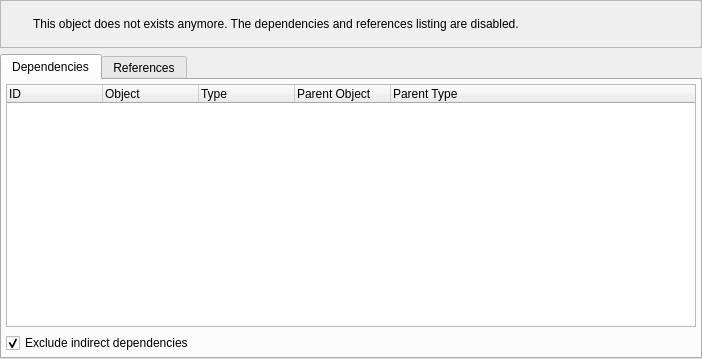
<?xml version="1.0" encoding="UTF-8"?>
<ui version="4.0">
 <class>ObjectDepsRefsWidget</class>
 <widget class="QWidget" name="ObjectDepsRefsWidget">
  <property name="geometry">
   <rect>
    <x>0</x>
    <y>0</y>
    <width>702</width>
    <height>359</height>
   </rect>
  </property>
  <property name="windowTitle">
   <string>Object's dependencies &amp; references</string>
  </property>
  <property name="windowIcon">
   <iconset resource="../res/resources.qrc">
    <normaloff>:/icones/icones/pgsqlModeler48x48.png</normaloff>:/icones/icones/pgsqlModeler48x48.png</iconset>
  </property>
  <layout class="QGridLayout" name="objectdepsrefs_grid">
   <property name="leftMargin">
    <number>0</number>
   </property>
   <property name="topMargin">
    <number>0</number>
   </property>
   <property name="rightMargin">
    <number>0</number>
   </property>
   <property name="bottomMargin">
    <number>0</number>
   </property>
   <property name="spacing">
    <number>6</number>
   </property>
   <item row="1" column="0">
    <widget class="QTabWidget" name="tabWidget">
     <property name="currentIndex">
      <number>0</number>
     </property>
     <property name="iconSize">
      <size>
       <width>22</width>
       <height>22</height>
      </size>
     </property>
     <widget class="QWidget" name="dependnces_tab">
      <attribute name="title">
       <string>Dependencies</string>
      </attribute>
      <layout class="QGridLayout" name="gridLayout">
       <property name="leftMargin">
        <number>4</number>
       </property>
       <property name="topMargin">
        <number>4</number>
       </property>
       <property name="rightMargin">
        <number>4</number>
       </property>
       <property name="bottomMargin">
        <number>4</number>
       </property>
       <property name="spacing">
        <number>6</number>
       </property>
       <item row="0" column="0">
        <widget class="QTableWidget" name="dependences_tbw">
         <property name="enabled">
          <bool>true</bool>
         </property>
         <property name="font">
          <font>
           <pointsize>9</pointsize>
          </font>
         </property>
         <property name="editTriggers">
          <set>QAbstractItemView::NoEditTriggers</set>
         </property>
         <property name="alternatingRowColors">
          <bool>true</bool>
         </property>
         <property name="selectionMode">
          <enum>QAbstractItemView::NoSelection</enum>
         </property>
         <property name="selectionBehavior">
          <enum>QAbstractItemView::SelectRows</enum>
         </property>
         <property name="gridStyle">
          <enum>Qt::SolidLine</enum>
         </property>
         <property name="sortingEnabled">
          <bool>true</bool>
         </property>
         <attribute name="horizontalHeaderCascadingSectionResizes">
          <bool>true</bool>
         </attribute>
         <attribute name="horizontalHeaderDefaultSectionSize">
          <number>96</number>
         </attribute>
         <attribute name="horizontalHeaderMinimumSectionSize">
          <number>23</number>
         </attribute>
         <attribute name="horizontalHeaderShowSortIndicator" stdset="0">
          <bool>true</bool>
         </attribute>
         <attribute name="horizontalHeaderStretchLastSection">
          <bool>true</bool>
         </attribute>
         <attribute name="verticalHeaderVisible">
          <bool>false</bool>
         </attribute>
         <attribute name="verticalHeaderCascadingSectionResizes">
          <bool>false</bool>
         </attribute>
         <attribute name="verticalHeaderDefaultSectionSize">
          <number>20</number>
         </attribute>
         <attribute name="verticalHeaderHighlightSections">
          <bool>false</bool>
         </attribute>
         <attribute name="verticalHeaderMinimumSectionSize">
          <number>19</number>
         </attribute>
         <attribute name="verticalHeaderShowSortIndicator" stdset="0">
          <bool>false</bool>
         </attribute>
         <attribute name="verticalHeaderStretchLastSection">
          <bool>false</bool>
         </attribute>
         <column>
          <property name="text">
           <string>ID</string>
          </property>
          <property name="textAlignment">
           <set>AlignLeading|AlignVCenter</set>
          </property>
          <property name="icon">
           <iconset resource="../res/resources.qrc">
            <normaloff>:/icones/icones/uid.png</normaloff>:/icones/icones/uid.png</iconset>
          </property>
         </column>
         <column>
          <property name="text">
           <string>Object</string>
          </property>
          <property name="textAlignment">
           <set>AlignLeading|AlignVCenter</set>
          </property>
          <property name="icon">
           <iconset resource="../res/resources.qrc">
            <normaloff>:/icones/icones/table.png</normaloff>:/icones/icones/table.png</iconset>
          </property>
         </column>
         <column>
          <property name="text">
           <string>Type</string>
          </property>
          <property name="textAlignment">
           <set>AlignLeading|AlignVCenter</set>
          </property>
          <property name="icon">
           <iconset resource="../res/resources.qrc">
            <normaloff>:/icones/icones/usertype.png</normaloff>:/icones/icones/usertype.png</iconset>
          </property>
         </column>
         <column>
          <property name="text">
           <string>Parent Object</string>
          </property>
          <property name="textAlignment">
           <set>AlignLeading|AlignVCenter</set>
          </property>
          <property name="icon">
           <iconset resource="../res/resources.qrc">
            <normaloff>:/icones/icones/schema.png</normaloff>:/icones/icones/schema.png</iconset>
          </property>
         </column>
         <column>
          <property name="text">
           <string>Parent Type</string>
          </property>
          <property name="textAlignment">
           <set>AlignLeading|AlignVCenter</set>
          </property>
          <property name="icon">
           <iconset resource="../res/resources.qrc">
            <normaloff>:/icones/icones/usertype.png</normaloff>:/icones/icones/usertype.png</iconset>
          </property>
         </column>
        </widget>
       </item>
       <item row="1" column="0">
        <widget class="QCheckBox" name="exc_ind_deps_chk">
         <property name="text">
          <string>Exclude indirect dependencies</string>
         </property>
         <property name="checked">
          <bool>true</bool>
         </property>
        </widget>
       </item>
      </layout>
     </widget>
     <widget class="QWidget" name="references_tab">
      <attribute name="title">
       <string>References</string>
      </attribute>
      <layout class="QGridLayout" name="gridLayout_2">
       <property name="leftMargin">
        <number>4</number>
       </property>
       <property name="topMargin">
        <number>4</number>
       </property>
       <property name="rightMargin">
        <number>4</number>
       </property>
       <property name="bottomMargin">
        <number>4</number>
       </property>
       <property name="spacing">
        <number>6</number>
       </property>
       <item row="0" column="0">
        <widget class="QTableWidget" name="references_tbw">
         <property name="enabled">
          <bool>true</bool>
         </property>
         <property name="font">
          <font>
           <pointsize>9</pointsize>
          </font>
         </property>
         <property name="editTriggers">
          <set>QAbstractItemView::NoEditTriggers</set>
         </property>
         <property name="alternatingRowColors">
          <bool>true</bool>
         </property>
         <property name="selectionMode">
          <enum>QAbstractItemView::NoSelection</enum>
         </property>
         <property name="selectionBehavior">
          <enum>QAbstractItemView::SelectRows</enum>
         </property>
         <property name="gridStyle">
          <enum>Qt::SolidLine</enum>
         </property>
         <property name="sortingEnabled">
          <bool>true</bool>
         </property>
         <attribute name="horizontalHeaderCascadingSectionResizes">
          <bool>true</bool>
         </attribute>
         <attribute name="horizontalHeaderDefaultSectionSize">
          <number>96</number>
         </attribute>
         <attribute name="horizontalHeaderShowSortIndicator" stdset="0">
          <bool>true</bool>
         </attribute>
         <attribute name="horizontalHeaderStretchLastSection">
          <bool>true</bool>
         </attribute>
         <attribute name="verticalHeaderVisible">
          <bool>false</bool>
         </attribute>
         <attribute name="verticalHeaderCascadingSectionResizes">
          <bool>false</bool>
         </attribute>
         <attribute name="verticalHeaderDefaultSectionSize">
          <number>20</number>
         </attribute>
         <attribute name="verticalHeaderHighlightSections">
          <bool>false</bool>
         </attribute>
         <attribute name="verticalHeaderShowSortIndicator" stdset="0">
          <bool>false</bool>
         </attribute>
         <attribute name="verticalHeaderStretchLastSection">
          <bool>false</bool>
         </attribute>
         <column>
          <property name="text">
           <string>ID</string>
          </property>
          <property name="textAlignment">
           <set>AlignLeading|AlignVCenter</set>
          </property>
          <property name="icon">
           <iconset resource="../res/resources.qrc">
            <normaloff>:/icones/icones/uid.png</normaloff>:/icones/icones/uid.png</iconset>
          </property>
         </column>
         <column>
          <property name="text">
           <string>Object</string>
          </property>
          <property name="textAlignment">
           <set>AlignLeading|AlignVCenter</set>
          </property>
          <property name="icon">
           <iconset resource="../res/resources.qrc">
            <normaloff>:/icones/icones/table.png</normaloff>:/icones/icones/table.png</iconset>
          </property>
         </column>
         <column>
          <property name="text">
           <string>Type</string>
          </property>
          <property name="textAlignment">
           <set>AlignLeading|AlignVCenter</set>
          </property>
          <property name="icon">
           <iconset resource="../res/resources.qrc">
            <normaloff>:/icones/icones/usertype.png</normaloff>:/icones/icones/usertype.png</iconset>
          </property>
         </column>
         <column>
          <property name="text">
           <string>Parent Object</string>
          </property>
          <property name="textAlignment">
           <set>AlignLeading|AlignVCenter</set>
          </property>
          <property name="icon">
           <iconset resource="../res/resources.qrc">
            <normaloff>:/icones/icones/schema.png</normaloff>:/icones/icones/schema.png</iconset>
          </property>
         </column>
         <column>
          <property name="text">
           <string>Parent Type</string>
          </property>
          <property name="textAlignment">
           <set>AlignLeading|AlignVCenter</set>
          </property>
          <property name="icon">
           <iconset resource="../res/resources.qrc">
            <normaloff>:/icones/icones/usertype.png</normaloff>:/icones/icones/usertype.png</iconset>
          </property>
         </column>
        </widget>
       </item>
       <item row="1" column="0">
        <widget class="QCheckBox" name="inc_ind_refs_chk">
         <property name="text">
          <string>Include indirect references</string>
         </property>
        </widget>
       </item>
      </layout>
     </widget>
    </widget>
   </item>
   <item row="0" column="0">
    <widget class="QFrame" name="alert_frm">
     <property name="sizePolicy">
      <sizepolicy hsizetype="Preferred" vsizetype="Fixed">
       <horstretch>0</horstretch>
       <verstretch>0</verstretch>
      </sizepolicy>
     </property>
     <property name="minimumSize">
      <size>
       <width>0</width>
       <height>48</height>
      </size>
     </property>
     <property name="frameShape">
      <enum>QFrame::StyledPanel</enum>
     </property>
     <property name="frameShadow">
      <enum>QFrame::Raised</enum>
     </property>
     <layout class="QGridLayout" name="gridLayout_4">
      <property name="leftMargin">
       <number>2</number>
      </property>
      <property name="topMargin">
       <number>2</number>
      </property>
      <property name="rightMargin">
       <number>2</number>
      </property>
      <property name="bottomMargin">
       <number>2</number>
      </property>
      <item row="0" column="0">
       <widget class="QLabel" name="label_3">
        <property name="minimumSize">
         <size>
          <width>24</width>
          <height>24</height>
         </size>
        </property>
        <property name="maximumSize">
         <size>
          <width>24</width>
          <height>24</height>
         </size>
        </property>
        <property name="text">
         <string/>
        </property>
        <property name="textFormat">
         <enum>Qt::AutoText</enum>
        </property>
        <property name="pixmap">
         <pixmap resource="../res/resources.qrc">:/icones/icones/msgbox_alerta.png</pixmap>
        </property>
        <property name="scaledContents">
         <bool>true</bool>
        </property>
       </widget>
      </item>
      <item row="0" column="1">
       <widget class="QLabel" name="message_lbl">
        <property name="font">
         <font>
          <weight>50</weight>
          <bold>false</bold>
          <underline>false</underline>
          <strikeout>false</strikeout>
          <kerning>true</kerning>
         </font>
        </property>
        <property name="text">
         <string>This object does not exists anymore. The dependencies and references listing are disabled.</string>
        </property>
        <property name="wordWrap">
         <bool>true</bool>
        </property>
       </widget>
      </item>
     </layout>
    </widget>
   </item>
  </layout>
 </widget>
 <resources>
  <include location="../res/resources.qrc"/>
 </resources>
 <connections/>
</ui>
